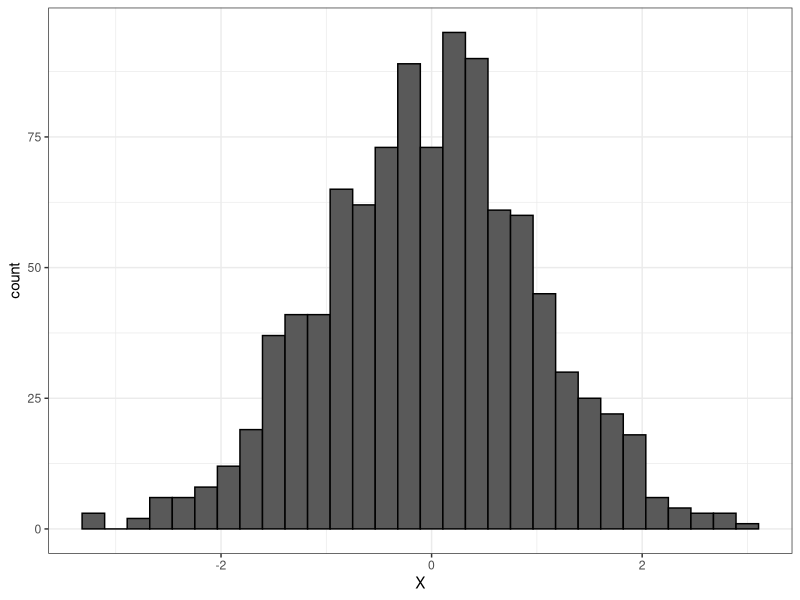

This figure's R source:
library(tidyverse)

############################################################
# part (a)
############################################################

# generate the data
n <- 1000
X <- rnorm(n)

# plot the data
p_hist <- tibble(X) |>
  ggplot(aes(x = X)) +
  geom_histogram(color = "black") +
  theme_bw()

# save plot to disk
ggsave(filename = "figures-and-tables/normal-histogram.pdf",
       plot = p_hist,
       device = "pdf",
       width = 4,
       height = 3)
